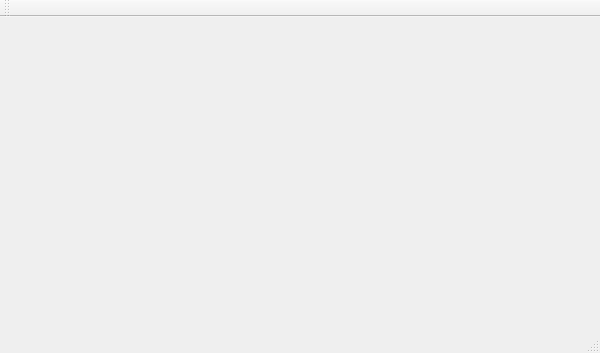
<?xml version="1.0" encoding="UTF-8"?>
<ui version="4.0">
 <class>FilterDialogClass</class>
 <widget class="QMainWindow" name="FilterDialogClass">
  <property name="geometry">
   <rect>
    <x>0</x>
    <y>0</y>
    <width>600</width>
    <height>353</height>
   </rect>
  </property>
  <property name="windowTitle">
   <string>FilterDialog</string>
  </property>
  <widget class="QWidget" name="centralWidget"/>
  <widget class="QMenuBar" name="menuBar">
   <property name="geometry">
    <rect>
     <x>0</x>
     <y>0</y>
     <width>600</width>
     <height>21</height>
    </rect>
   </property>
  </widget>
  <widget class="QToolBar" name="mainToolBar">
   <attribute name="toolBarArea">
    <enum>TopToolBarArea</enum>
   </attribute>
   <attribute name="toolBarBreak">
    <bool>false</bool>
   </attribute>
  </widget>
  <widget class="QStatusBar" name="statusBar"/>
 </widget>
 <layoutdefault spacing="6" margin="11"/>
 <resources>
  <include location="FilterDialog.qrc"/>
 </resources>
 <connections/>
</ui>
